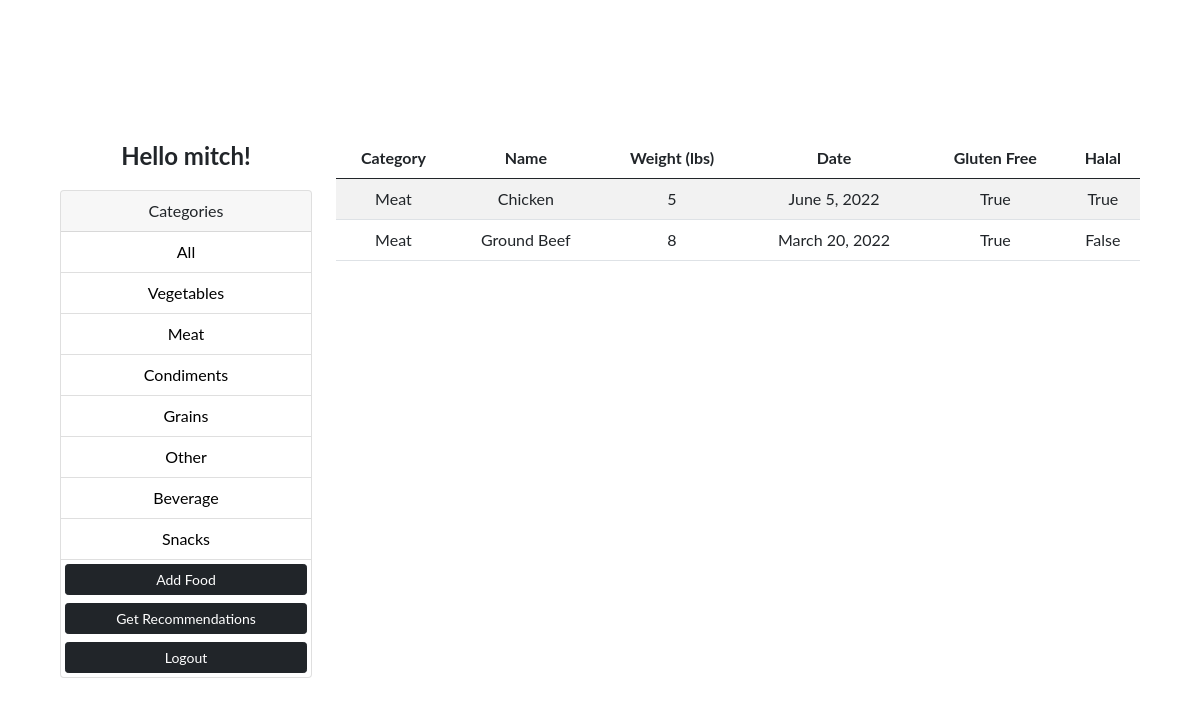
The page /?category=Meat (signed in) on the database its author committed.
### photos/models.py (models this page shows, shortened)
class Category(models.Model):
    class Meta:
        verbose_name = 'Category'
        verbose_name_plural = 'Categories'
    user = models.ForeignKey(
        User, on_delete=models.SET_NULL, null=True, blank=True)
    name = models.CharField(max_length=100, null=False, blank=False)

class Food(models.Model):
    class Meta:
        verbose_name = 'Food'
        verbose_name_plural = 'Foods'
    category = models.ForeignKey(
        Category, on_delete=models.SET_NULL, null=True, blank=True)
    name = models.CharField(max_length=30)
    weight = models.IntegerField()
    date = models.DateField()
    glutenFree = models.BooleanField()
    halal = models.BooleanField()
    destination = models.CharField(max_length=30)

### photos/views.py (the view)
# urls.py: path('', views.gallery, name='gallery'),
@login_required(login_url='login')
def gallery(request):
    user = request.user
    category = request.GET.get('category')
    if category == None:
        foods = Food.objects.filter(category__user=user)
    else:
        foods = Food.objects.filter(
            category__name=category, category__user=user)
    categories = Category.objects.filter(user=user)
    context = {'categories': categories, 'foods': foods}
    return render(request, 'photos/gallery.html', context)

### photos/templates/photos/gallery.html (shortened to what this page needs)
<!DOCTYPE html>
<html lang="en">
<head>
    <link href="https://cdn.jsdelivr.net/npm/bootstrap@5.0.0-beta1/dist/css/bootstrap.min.css" rel="stylesheet"
>
</head>
<body class="m-5 lato">
    <div class="container vc">
        <div class="row vc">
            <div class="col-md-3">
                {% if request.user.is_authenticated %}
                <p class="lato" style="font-size:3vh;"><strong>Hello {{request.user}}!</strong></p>
                {% endif %}
                <div class="card">
                    <div class="card-header">
                        Categories
                    </div>
                    <ul class="list-group list-group-flush">
                        <li class="list-group-item">
                            <a href="{% url 'gallery' %}">All</a>
                        </li>
                        {% for category in categories %}
                        <li class=" list-group-item">
                            <a href="{% url 'gallery' %}?category={{category.name}}">
                                {{category.name}}
                            </a>
                        </li>
                        {% endfor %}
                        <a href="{% url 'add' %}" class="btn btn-dark btn-block btn-sm m-1">Add Food</a>
                        <a href="{% url 'recommendations' %}" class="btn btn-dark btn-block btn-sm m-1">Get Recommendations</a>
                        <a href="{% url 'logout' %}" class="btn btn-dark btn-block btn-sm m-1">Logout</a>
                    </ul>
                </div>
            </div>
            <div class="col-md-9">
                <div class="table-responsive">
                    <table class="table table-striped">
                        <thead>
                            <th>Category</th>
                            <th>Name</th>
                            <th>Weight (lbs)</th>
                            <th>Date</th>
                            <th>Gluten Free</th>
                            <th>Halal</th>
                        </thead>
                            {% for food in foods %}
                            <tr>
                            <td>{{food.category.name}}</td>
                            <td>{{food.name}}</td>
                            <td>{{food.weight}}</td>
                            <td>{{food.date}}</td>
                            <td>{{food.glutenFree}}</td>
                            <td>{{food.halal}}</td>
                            </tr>
                            {% empty %}
                            <td>No items...</td>
                            {% endfor %}
                    </table>
                </div>
            </div>
        </div>
    </div>
</body>
</html>

### photos/templates/photos/gallery.html (style rules this page uses)
.list-group-item a { text-decoration: none; color: black; }
.lato { font-family: 'Lato', sans-serif; }
.vc { text-align: center; position: relative; top: 50%; -ms-transform: translateY(-50%); -webkit-transform: translateY(-50%); transform: translateY(-50%); }
.container { height:100%; width: 100%; }
html { height:100%; }
body { height:90%; }

### rows shown on the page
Category: name "Vegetables"
Category: name "Meat"
Category: name "Condiments"
Category: name "Grains"
Category: name "Other"
Category: name "Beverage"
Category: name "Snacks"
Food: category.name "Meat", name "Chicken", weight "5", date "June 5, 2022", glutenFree "True", halal "True"
Food: category.name "Meat", name "Ground Beef", weight "8", date "March 20, 2022", glutenFree "True", halal "False"

### other values the page prints
{{ request.user }} "mitch"
